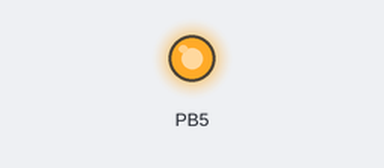
The program below on a simulated ATmega328P, built with avr-gcc and emulated at 0.8 MHz. Shown: output pins drawn as LEDs (lit = HIGH). What the program prints to the serial monitor is not drawn.

Above: at 0.5 s.
At 9.9 s:
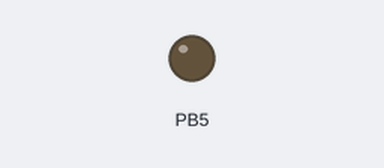
Timing chart, 0 to 10.8 s (numbered marks = the images above):
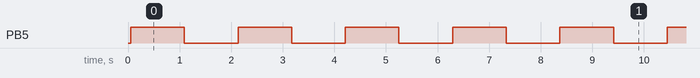

Measured:
- by itself, PB5: moves between LOW and HIGH, repeating every 8.3 s
- by itself, everything shown: repeats every 8.3 s, in 8 steps

The program:

main.c
```c
/*
 * main.c
 *
 *  Created on: Nov 5, 2014
 *      Author: jcobb
 */


#define F_CPU		800000

#include <avr/io.h>
#include <avr/pgmspace.h>
#include <util/delay.h>
#include <avr/interrupt.h>
#include <stdbool.h>
#include "util/clock.h"
#include "util/config.h"
#include "usart/usart.h"
#include "usart/usart_driver.h"

// timeout helper
volatile clock_time_t future = 0;
bool timeout();
void set_timer(clock_time_t timeout);

int main()
{
	// led port
	DDRB |= _BV(PB5);

	clock_init();
	config_init();
	usart_driver_init();
	sei();
	usart_transmit_string("spike_328p_usart started...\r\n");
	usart_transmit_string("enter some text followed by a carriage return\r\n");
	while(true){

		usart_driver_tick();
		if(timeout()){
			// toggle led
			PORTB ^= _BV(PB5);
			set_timer(1000);
		}
	}

	return 0;
}


void set_timer(clock_time_t timeout)
{
	future = clock_time() + timeout;
}

// timeout routine to demonstrate clock_time
// being kept by pwm isr interrupt
bool timeout()
{
	bool timeout = false;

	if(clock_time() >= future)
	{
		set_timer(1000);
		timeout = true;

	}

	return timeout;
}
```

usart.c
```c
/*
 * usart_btle.c
 *
 *  Created on: Oct 20, 2014
 *      Author: jcobb
 */

//#define BAUD 9600
#define BAUD 38400
//#define BAUD 57600
//#define BAUD 115200
#include <stdio.h>
#include <string.h>
#include <avr/io.h>
#include <avr/interrupt.h>
#include <avr/pgmspace.h>
#include <util/delay.h>
#include <util/setbaud.h>
#include "../util/clock.h"
#include "usart.h"

#include <util/setbaud.h>
USART_BUFFER usart_buffer = {{0},0,0};

const unsigned char BTLE_hex[] PROGMEM = "0123456789ABCDEF";

usart_rx_cb_t usart_rx_cb;

static void _usart_set_rx_cb(usart_rx_cb_t cb);

static void _usart_set_rx_cb(usart_rx_cb_t cb)
{
	usart_rx_cb = cb;
}

void usart_init()
{
	UBRR0H = UBRRH_VALUE;
	UBRR0L = UBRRL_VALUE;

	// Enble receiver and transmitter
	UCSR0B |= (1<<RXCIE0) | (1<<TXEN0);

	// Set rx and tx enable bits
	UCSR0B |= (1 << RXEN0) | (1 << TXEN0);
	// Set databits to 8
	UCSR0C |= (1 << UCSZ01) | (1 << UCSZ00);
}

// not in use at this time
void usart_init_cb(usart_rx_cb_t cb)
{
	UBRR0H = UBRRH_VALUE;
	UBRR0L = UBRRL_VALUE;

	// Enble receiver and transmitter
	UCSR0B |= (1<<RXCIE0) | (1<<TXEN0);

	// Set rx and tx enable bits
	UCSR0B |= (1 << RXEN0) | (1 << TXEN0);
	// Set databits to 8
	UCSR0C |= (1 << UCSZ01) | (1 << UCSZ00);

	_usart_set_rx_cb(cb);
}

void usart_put_char(unsigned char c)
{
	int i = (unsigned int)(usart_buffer.head + 1) % USART_RX_BUFFER_SIZE;

	// if we should be storing the received character into the location
	// just before the tail (meaning that the head would advance to the
	// current location of the tail), we're about to overflow the buffer
	// and so we don't write the character or advance the head.
	if (i != usart_buffer.tail) {
		usart_buffer.buffer[usart_buffer.head] = c;
		usart_buffer.head = i;
	}
}


void usart_clear_buffer()
{
	memset(&usart_buffer, 0, sizeof(USART_BUFFER));
}

uint8_t usart_data_available()
{
	return (uint8_t)(USART_RX_BUFFER_SIZE + usart_buffer.head - usart_buffer.tail) % USART_RX_BUFFER_SIZE;
}

uint8_t usart_data_read(void)
{
	// if the head isn't ahead of the tail, we don't have any characters
	if (usart_buffer.head == usart_buffer.tail) {
		return -1;
	} else {
		uint8_t c = usart_buffer.buffer[usart_buffer.tail];
		usart_buffer.tail = (unsigned int)(usart_buffer.tail + 1) % USART_RX_BUFFER_SIZE;
		return c;
	}
}

void usart_transmit(uint8_t data )
{
	while (!( UCSR0A & (1<<UDRE0)));
	UDR0 = data;
}

void usart_transmit_bytes(char data[], int size)
{
	for (int i=0;i<size;i++)
	{
		while (!( UCSR0A & (1<<UDRE0)));
		UDR0 = data[i];
	}
}

void usart_transmit_string(char * data)
{
	unsigned char c = *data;

	while (c) {
		while (!( UCSR0A & (1<<UDRE0)));
		UDR0 = c;
		c = *(++data);
	}
}

ISR(USART_RX_vect)
{
	char data = UDR0;

	usart_put_char(data);
}
```

usart.h
```c
/*
 * log.h
 *
 *  Created on: Oct 20, 2014
 *      Author: jcobb
 */

#ifndef USART_BTLE_H_
#define USART_BTLE_H_

typedef void (*usart_rx_cb_t)(uint8_t);
typedef void (*usart_out_cb_t)(uint8_t);

#define USART_RX_BUFFER_SIZE 512

typedef struct
{
	unsigned char buffer[USART_RX_BUFFER_SIZE];
	int head;
	int tail;
} USART_BUFFER;

extern USART_BUFFER usart_buffer;
void usart_tick();
void usart_init();
void usart_init_cb(usart_out_cb_t cb);
void usart_put_char(unsigned char c);
void usart_clear_buffer();
uint8_t usart_data_available(void);
uint8_t usart_data_read(void);
void usart_transmit(uint8_t data );
void usart_transmit_bytes(char data[], int size);
void usart_transmit_string(char * data);

#endif /* USART_BTLE_H_ */
```

clock.c
```c
/*
 * clock.c
 *
 *  Created on: Oct 20, 2014
 *      Author: jcobb
 */

#include <avr/io.h>
#include <avr/interrupt.h>
#include "defines.h"
#include "clock.h"

volatile clock_time_t clock_millis;
//volatile clock_time_t future;

void clock_init()
{
	// timer ctc mode
	TCCR0A |= _BV(WGM01);

	// F_CPU/64/1000 = 125
	OCR0A = F_CPU/64/1000;
	// Enable timer set prescalar to 64
	TCCR0B |= _BV(CS01) | _BV(CS00);

	// Enable Output Compare Match A
	TIMSK0 = _BV(OCIE0A);
}

clock_time_t clock_time()
{
	return clock_millis;
}

void delay_millis(clock_time_t millis)
{
	clock_time_t future = clock_time() + millis;

	while(true)
	{
		if(clock_time() > future)
		{
			break;
		}
	}
}

ISR(TIMER0_COMPA_vect)
{
	clock_millis++;
}

void isr_tick()
{
	clock_millis++;
}
```

clock.h
```c
/*
 * clock.h
 *
 *  Created on: Oct 20, 2014
 *      Author: jcobb
 */

#ifndef CLOCK_H_
#define CLOCK_H_

#include <stdlib.h>
#include <stdint.h>

typedef uint32_t clock_time_t;

extern volatile clock_time_t clock_millis;

void clock_init();
clock_time_t clock_time();
void delay_millis(clock_time_t millis);
void isr_tick();

#endif /* CLOCK_H_ */
```

defines.h
```c
/*
 * defines.h
 *
 *  Created on: Oct 20, 2014
 *      Author: jcobb
 */

#ifndef DEFINES_H_
#define DEFINES_H_

#include <stddef.h>
#include <stdbool.h>
#include <inttypes.h>
//#include "config.h"


typedef bool boolean;
typedef uint8_t byte;

#define constrain(amt,low,high) ((amt)<(low)?(low):((amt)>(high)?(high):(amt)))

#define min(a,b) ((a)<(b)?(a):(b))
#define max(a,b) ((a)>(b)?(a):(b))


#endif /* DEFINES_H_ */
```

config.c
```c
/*
 * config.c
 *
 *  Created on: Oct 24, 2014
 *      Author: jcobb
 */


#include "config.h"


config_t config;

void config_init()
{
	config.var_bool = false;
	config.var_int8_t = 0;
	config.var_int16_t = 0;
	config.var_int32_t = 0;
	config.var_uint8_t = 0;
	config.var_uint16_t = 0;
	config.var_uint32_t = 0;

}


void load_config()
{
}

void write_config()
{

}
```

config.h
```c
/*
 * config.h
 *
 *  Created on: Oct 24, 2014
 *      Author: jcobb
 */

#ifndef CONFIG_H_
#define CONFIG_H_

#include <stdint.h>
#include <stdbool.h>


typedef struct
{
	bool		var_bool;
	int32_t 	var_int32_t;
	int16_t 	var_int16_t;
	int8_t		var_int8_t;
	uint32_t 	var_uint32_t;
	uint16_t 	var_uint16_t;
	uint8_t 	var_uint8_t;

} config_t;

extern config_t config;

void config_init();
void load_config();
void write_config();

#endif /* CONFIG_H_ */
```

usart_driver.c
```c
/*
 * usart_driver.c
 *
 *  Created on: Nov 5, 2014
 *      Author: jcobb
 */

#include <string.h>
#include <stdio.h>
#include <avr/io.h>
#include <stdlib.h>
#include <stdbool.h>
#include <avr/pgmspace.h>
#include "../util/defines.h"
#include "usart.h"
#include "usart_driver.h"

#define USART_MAX_CHARS		128

char HEX_DIGITS[] = "0123456789abcdef";

char usart_lines[USART_MAX_CHARS+1];
char usart_line_buffer[USART_MAX_CHARS+1];
int usart_line_index = 0;

void init_buffer();
void init_lines();
bool handle_data();
uint8_t parse_data(char *token, char **out);

void usart_driver_init()
{
	usart_init();
	init_buffer();
	init_lines();
}

void usart_driver_tick()
{
	if(usart_data_available()) {
		if(handle_data()) {
			// echo back input
			usart_transmit_string(usart_lines);
			usart_transmit_string("\r\n");
			// reset usart_lines
			init_lines();

		}
	}
}

void init_buffer()
{
	usart_line_index = 0;
	memset(usart_line_buffer, '\0', sizeof(usart_line_buffer));
}

void init_lines()
{
	memset(usart_lines, '\0', sizeof(usart_lines));
}

// check to see if we have a new line
bool handle_data()
{

	char c = usart_data_read();

	// ignore null terminated strings
	if(c == '\0') return false;
	// prevent buffer overrun
	if(usart_line_index >= USART_MAX_CHARS) return false;

	// store character in usart_line_buffer
	usart_line_buffer[usart_line_index] = c;
	usart_line_index++;

	// check for end of line
	if(c == USART_TKEND) {
		// copy new message into buffer
		strcpy(usart_lines, usart_line_buffer);
		init_buffer();
		return true;
	}

	return false;
}

uint8_t parse_data(char *token, char **out)
{
	uint8_t *ptr = NULL;
	// TODO: review warning
	if((ptr == strstr(usart_lines, token)))
	{
		if(out != NULL) *out = ptr;
		return USART_TKFOUND;
	}
	else
		return USART_TKNOTFOUND;
}
```

usart_driver.h
```c
/*
 * usart_driver.h
 *
 *  Created on: Nov 5, 2014
 *      Author: jcobb
 */

#ifndef USART_DRIVER_H_
#define USART_DRIVER_H_


// usart parsing results
enum btle_parse_result {
 USART_TKNOTFOUND = 0,
 USART_TKFOUND,
 USART_TKERROR,
 USART_TKTIMEOUT
};

// token start and end
#define USART_TKSTART	'*'
#define USART_TKEND		'\r'


void usart_driver_init();
void usart_driver_tick();

#endif /* USART_DRIVER_H_ */
```
